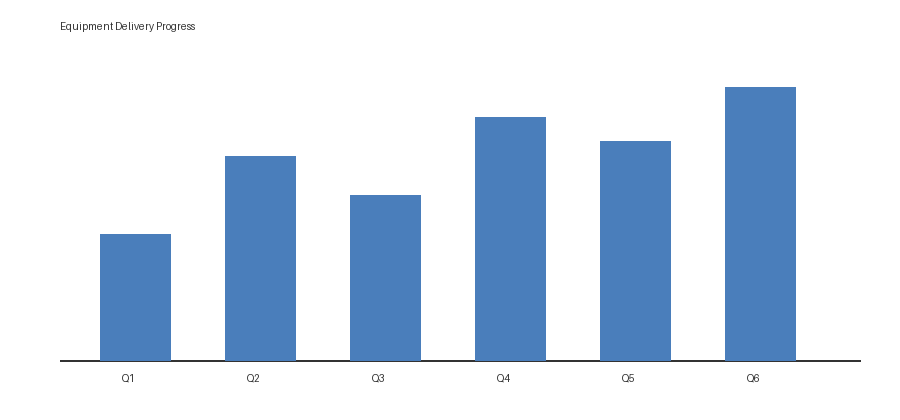
#> input picture assets/chart.png, 900 x 420 px
$ python -i compress.py   (imports and definitions only)
#> lines starting #> are read from the running program, lines starting #| are printed output that depends on the picture
"""文档压缩：以图像为对象的逐张决策 + 实测校验。

为什么不是"调一个库的压缩档位"了事：
图像型 PDF 体积的 95% 以上是位图，而位图该不该压、压到什么程度，
取决于它**在页面上的实际分辨率**（不是它自己的像素数）和**内容性质**：
  · 一张 921×1258 的图铺满 A4 → 有效 112 DPI，已经是低清扫描件，
    再降采样只会把字迹糊掉；
  · 同一张图放在 4 厘米见方的印章位上 → 有效 3000 DPI，
    降到 300 DPI 肉眼无差、体积只剩 1%；
  · 扫描件是"文字为主"，转灰度几乎无损但省 30~40%，
    而彩色截图转灰度是实打实的信息损失。
所以每张图都要单独算有效分辨率、判断是否近似灰度，再决定动作。

决策之后必须**实测**：把压缩结果重新编码回来跟原图逐像素比，
算 PSNR，低于阈值就不采用这张图的压缩方案。
用户要的是"尽可能降低损失"，那就不能只报"省了多少 KB"就算完。

★ 写回方式沿用 raster.py 里踩坑换来的结论：绝不能调 page.replace_image()，
  它会把色彩空间改成 ICCBased，造成渲染劣化与 xref 漂移。
  这里同样直接 update_stream 就地改流，色彩空间与 /SMask 原样保留。
"""

from __future__ import annotations

import io
import math
from dataclasses import dataclass, field
from pathlib import Path

import pymupdf

# 内容性质判定用的阈值
GRAY_SAT_MAX = 12.0        # 通道极差中位数低于此值算"近似灰度"
GRAY_RATIO_MIN = 0.985     # 且 98.5% 的像素都要满足，防止彩色小面积被吞

# 各档位：(最大有效 DPI, JPEG 质量, 允许转灰度, 降采样损失下限 dB, 编码损失下限 dB)
#
# 两个下限分开，是因为实测发现这是两种**性质完全不同**的损失：
#   降采样 是把高频整体滤掉（模糊化）—— 扫描件本来就糊，代价很小；
#   编码   是在已有像素上叠加量化噪声。
#   实测（同一批图，200→150 DPI、JPEG q80）：
#     锐利截图（Doc1，位图截图）   降采样 31.1~34.1 dB   编码 35.4~38.1 dB
#     扫描件（224→150 DPI） 降采样 39.6 dB         编码 41.9 dB
#   36 dB 这条线正好把两者分开：扫描件允许降采样，锐利截图不许。
#   早先把两者混进同一个 PSNR，结果要么全放行、要么全否决，两头都错。
PRESETS: dict[str, tuple[float, float, bool, float, float]] = {
    "lossless": (0.0, 0.0, False, 99.0, 99.0),    # 只做无损整理，不动像素
    "light": (300.0, 88.0, False, 40.0, 40.0),    # 轻压：只治分辨率虚高的图
    "balanced": (150.0, 80.0, True, 36.0, 34.0),  # 平衡（默认）
    "strong": (110.0, 68.0, True, 33.0, 31.0),    # 强压：目标是小体积
    "tiny": (96.0, 58.0, True, 30.0, 28.0),       # 极限：有明显可见损失
}

# 本来就是有损编码（JPEG）的图，再编码必然叠加一代损失，
# 允许放宽 4dB，但要求省得够多（>=25%），否则不值得付这份质量。
LOSSY_FLOOR_SLACK = 4.0
LOSSY_MIN_SAVING = 0.25


@dataclass
class ImageStat:
    """一张图在文档里的处境。"""

    xref: int
    width: int
    height: int
    colorspace: str
    bpc: int
    nbytes: int
    filter_: str
    pages: list[int] = field(default_factory=list)
    # 页面上的显示尺寸（取最大的那一处）
    disp_w: float = 0.0
    disp_h: float = 0.0
    has_smask: bool = False
    digest: bytes = b""

    # [17 lines left out: functions dpi_x, dpi_y, effective_dpi, not called in this run]


@dataclass
class ImageAction:
    """对一张图做了什么（或决定不做）。"""

    xref: int
    pages: list[int]
    before_bytes: int
    after_bytes: int
    before_px: tuple[int, int]
    after_px: tuple[int, int]
    before_filter: str
    after_filter: str
    before_cs: str
    after_cs: str
    effective_dpi: float
    # 两种损失分开报：降采样是模糊化，编码是加噪
    downscale_psnr: float = 99.0
    encoder_psnr: float = 99.0
    end_to_end_psnr: float = 99.0
    reason: str = ""

    # [4 lines left out: function psnr, not called in this run]

    @property
    def saved(self) -> int:
        return self.before_bytes - self.after_bytes


@dataclass
class CompressReport:
    src: str
    out: str
    src_size: int
    out_size: int
    preset: str
    actions: list[ImageAction] = field(default_factory=list)
    page_psnr: list[float] = field(default_factory=list)
    max_page_diff: list[float] = field(default_factory=list)
    text_identical: bool = True
    notes: list[str] = field(default_factory=list)

    @property
    def ratio(self) -> float:
        return self.out_size / self.src_size if self.src_size else 1.0

    # [160 lines left out: functions text, analyze_images, _decode, _near_gray, _psnr, _jpeg_bytes and 1 more, not called in this run]


@dataclass
class Payload:
    """待写回的图像数据。"""

    data: bytes
    width: int
    height: int
    filter_: str
    colorspace: str
    bpc: int = 8
    summary: str = ""


# --------------------------------------------------------------- 单图决策


# [215 lines left out: functions plan_image, _render_pages, _text_digest, not called in this run]


# --------------------------------------------------------------- 主流程


def compress_document(src: str | Path, out: str | Path,
                      preset: str = "balanced", *,
                      max_dpi: float | None = None,
                      quality: float | None = None,
                      gray: bool | None = None,
                      psnr_floor: float | None = None,
                      verify: bool = True,
                      progress=None) -> CompressReport:
    """压缩一份 PDF：逐张图决策 → 就地写回 → 结构整理 → 实测校验。

    校验做三层，缺一层都可能漏过劣化：
      1. 每张图自己的两种损失（降采样损失、编码损失，写入之前就算好，
         不达标直接不采用）；
      2. 整页渲染对比（同一 DPI 渲染前后两版，逐像素比）——
         这一层是**最终裁判**：它按实际显示效果衡量，
         把"降采样后重建"这种逐图像素比看起来很差、但显示上无感的情况算对；
      3. 文字层指纹（文字与矢量图形的字节摘要），证明压缩没碰文字。
    """
    def note(msg: str) -> None:
        if progress:
            progress(msg)

    src_p = Path(src)
    out_p = Path(out)
    key = (preset or "balanced").lower()
    if key not in PRESETS:
        raise ValueError(f"未知压缩档位 {preset!r}，可选："
                         f"{', '.join(PRESETS)}")
    d_dpi, d_q, d_gray, d_down, d_enc = PRESETS[key]
    max_dpi = d_dpi if max_dpi is None else max_dpi
    quality = d_q if quality is None else quality
    allow_gray = d_gray if gray is None else gray
    down_floor = d_down if psnr_floor is None else psnr_floor
    enc_floor = d_enc if psnr_floor is None else psnr_floor

    src_size = src_p.stat().st_size
    doc = pymupdf.open(str(src_p))
    rep = CompressReport(src=str(src_p), out=str(out_p), src_size=src_size,
                         out_size=0, preset=key)

    text_before = _text_digest(src_p)

    try:
        if doc.is_encrypted and not doc.authenticate(""):
            raise ValueError(f"{src_p.name} 是加密的，需要密码")

        stats = analyze_images(doc)
        total_img = sum(s.nbytes for s in stats)
        note(f"共 {len(stats)} 张图像，占 {total_img / 1024:.0f} KB；"
             f"档位 {key}（≤{max_dpi:.0f}DPI"
             f"{'，允许转灰度' if allow_gray else ''}）")

        changed = 0
        for st in sorted(stats, key=lambda s: -s.nbytes):
            act, pl = plan_image(doc, st, max_dpi=max_dpi, quality=quality,
                                 allow_gray=allow_gray,
                                 down_floor=down_floor, enc_floor=enc_floor)
            rep.actions.append(act)
            if pl is not None:
                _write_image(doc, st.xref, pl)
                changed += 1
                note(f"  xref {st.xref} 第 "
                     f"{','.join(str(p + 1) for p in sorted(set(st.pages))[:3])}"
                     f" 页：{act.reason}，省 "
                     f"{(act.before_bytes - act.after_bytes) / 1024:.1f} KB")
        note(f"改写 {changed}/{len(stats)} 张图像")

        out_p.parent.mkdir(parents=True, exist_ok=True)
        doc.save(str(out_p), garbage=4, deflate=True, deflate_images=True,
                 deflate_fonts=True, clean=True, use_objstms=1)
    finally:
        doc.close()

    rep.out_size = out_p.stat().st_size
    rep.text_identical = _text_digest(out_p) == text_before
    if not rep.text_identical:
        rep.notes.append("文字层指纹不一致 —— 压缩不应改动文字，请检查")

    if verify:
        note("整页渲染对比中…")
        try:
            a = _render_pages(src_p, 110.0)
            b = _render_pages(out_p, 110.0)
            if len(a) != len(b):
                rep.notes.append(
                    f"页数不一致（{len(a)} → {len(b)}），跳过渲染对比")
            else:
                import numpy as np
                for x, y in zip(a, b):
                    if x.shape != y.shape:
                        rep.page_psnr.append(0.0)
                        rep.max_page_diff.append(255.0)
                        continue
                    d = x.astype(np.float32) - y.astype(np.float32)
                    mse = float(np.mean(d * d))
                    rep.page_psnr.append(
                        99.0 if mse <= 1e-9
                        else 10.0 * math.log10(255.0 * 255.0 / mse))
                    rep.max_page_diff.append(float(np.abs(d).max()))
        except Exception as exc:
            rep.notes.append(f"渲染对比失败：{exc}")

    actions = [a for a in rep.actions if a.saved > 0]
    if not actions:
        rep.notes.append("没有任何图像值得压 —— 这份文档的图像已经接近最优")
    return rep


# [29 lines left out: function _write_image, not called in this run]

>>> import cv2
>>> picture = cv2.imread('../../assets/chart.png', cv2.IMREAD_GRAYSCALE)
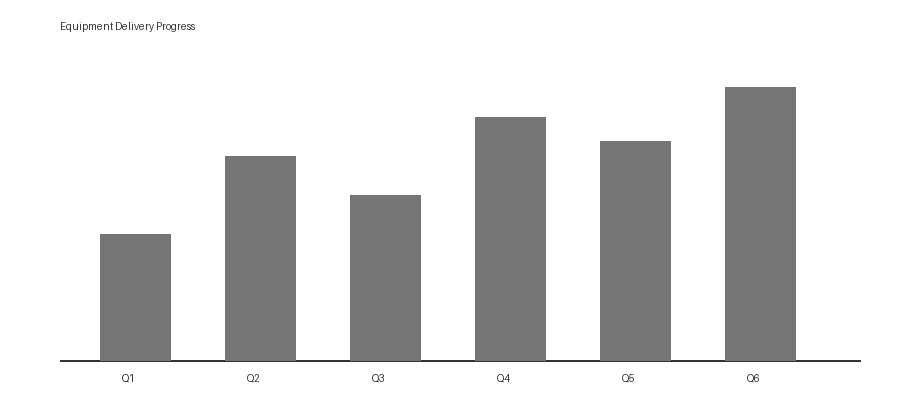
#> picture: shape (420, 900); min 51, max 255, mean 222.1
>>> result = compress_document(picture, 'out.png')
#> (the run stopped early here; a loop or call above may not have finished)
